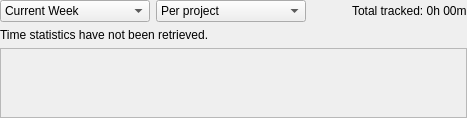
<?xml version="1.0" encoding="UTF-8"?>
<ui version="4.0">
 <class>GitlabTimeStatsClass</class>
 <widget class="QWidget" name="GitlabTimeStatsClass">
  <property name="windowTitle"><string>Gitlab Time Stats</string></property>
  <layout class="QVBoxLayout" name="VerticalLayout">
   <property name="leftMargin"><number>0</number></property><property name="topMargin"><number>0</number></property><property name="rightMargin"><number>0</number></property><property name="bottomMargin"><number>0</number></property>
   <item><layout class="QHBoxLayout" name="HeaderLayout">
    <item><widget class="QComboBox" name="PeriodComboBox"><property name="minimumSize"><size><width>150</width><height>0</height></size></property><property name="maxVisibleItems"><number>3</number></property><item><property name="text"><string>Current Week</string></property></item><item><property name="text"><string>Past Week</string></property></item><item><property name="text"><string>Past Month</string></property></item></widget></item>
    <item><widget class="QComboBox" name="GroupComboBox"><property name="minimumSize"><size><width>150</width><height>0</height></size></property><property name="maxVisibleItems"><number>3</number></property><item><property name="text"><string>Per project</string></property></item><item><property name="text"><string>Per task</string></property></item></widget></item>
    <item><spacer name="HeaderSpacer"><property name="orientation"><enum>Qt::Horizontal</enum></property><property name="sizeHint" stdset="0"><size><width>40</width><height>20</height></size></property></spacer></item>
    <item><widget class="QLabel" name="TotalLabel"><property name="text"><string>Total tracked: 0h 00m</string></property></widget></item>
   </layout></item>
   <item><widget class="QLabel" name="StatusLabel"><property name="text"><string>Time statistics have not been retrieved.</string></property></widget></item>
   <item><widget class="QScrollArea" name="ChartScrollArea"><property name="widgetResizable"><bool>true</bool></property><widget class="QWidget" name="ChartContents"><layout class="QVBoxLayout" name="ChartLayout"><property name="leftMargin"><number>0</number></property><property name="topMargin"><number>0</number></property><property name="rightMargin"><number>0</number></property><property name="bottomMargin"><number>0</number></property></layout></widget></widget></item>
  </layout>
 </widget>
 <resources/><connections/>
</ui>
